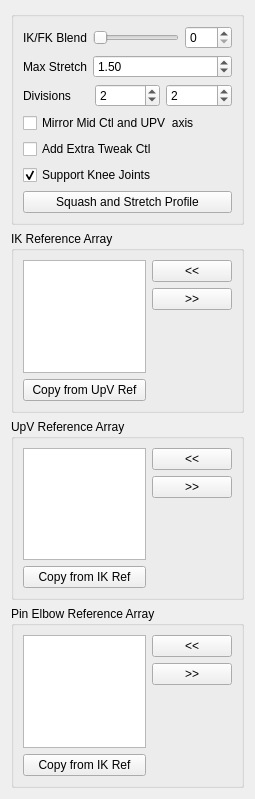
<?xml version="1.0" encoding="UTF-8"?>
<ui version="4.0">
 <class>Form</class>
 <widget class="QWidget" name="Form">
  <property name="geometry">
   <rect>
    <x>0</x>
    <y>0</y>
    <width>255</width>
    <height>799</height>
   </rect>
  </property>
  <property name="windowTitle">
   <string>Form</string>
  </property>
  <layout class="QGridLayout" name="gridLayout">
   <item row="0" column="0">
    <widget class="QGroupBox" name="groupBox">
     <property name="title">
      <string/>
     </property>
     <layout class="QGridLayout" name="gridLayout_2">
      <item row="0" column="0">
       <layout class="QVBoxLayout" name="verticalLayout">
        <item>
         <layout class="QFormLayout" name="formLayout">
          <property name="fieldGrowthPolicy">
           <enum>QFormLayout::AllNonFixedFieldsGrow</enum>
          </property>
          <item row="0" column="0">
           <widget class="QLabel" name="ikfk_label">
            <property name="text">
             <string>IK/FK Blend</string>
            </property>
           </widget>
          </item>
          <item row="0" column="1">
           <layout class="QHBoxLayout" name="horizontalLayout_3">
            <item>
             <widget class="QSlider" name="ikfk_slider">
              <property name="minimumSize">
               <size>
                <width>0</width>
                <height>15</height>
               </size>
              </property>
              <property name="maximum">
               <number>100</number>
              </property>
              <property name="orientation">
               <enum>Qt::Horizontal</enum>
              </property>
             </widget>
            </item>
            <item>
             <widget class="QSpinBox" name="ikfk_spinBox">
              <property name="maximum">
               <number>100</number>
              </property>
             </widget>
            </item>
           </layout>
          </item>
          <item row="1" column="0">
           <widget class="QLabel" name="maxStretch_label">
            <property name="sizePolicy">
             <sizepolicy hsizetype="MinimumExpanding" vsizetype="MinimumExpanding">
              <horstretch>0</horstretch>
              <verstretch>0</verstretch>
             </sizepolicy>
            </property>
            <property name="text">
             <string>Max Stretch</string>
            </property>
           </widget>
          </item>
          <item row="1" column="1">
           <widget class="QDoubleSpinBox" name="maxStretch_spinBox">
            <property name="sizePolicy">
             <sizepolicy hsizetype="MinimumExpanding" vsizetype="Fixed">
              <horstretch>0</horstretch>
              <verstretch>0</verstretch>
             </sizepolicy>
            </property>
            <property name="minimum">
             <double>1.000000000000000</double>
            </property>
            <property name="value">
             <double>1.500000000000000</double>
            </property>
           </widget>
          </item>
         </layout>
        </item>
        <item>
         <layout class="QHBoxLayout" name="horizontalLayout">
          <item>
           <widget class="QLabel" name="divisions_label">
            <property name="text">
             <string>Divisions</string>
            </property>
           </widget>
          </item>
          <item>
           <widget class="QSpinBox" name="div0_spinBox">
            <property name="minimum">
             <number>0</number>
            </property>
            <property name="value">
             <number>2</number>
            </property>
           </widget>
          </item>
          <item>
           <widget class="QSpinBox" name="div1_spinBox">
            <property name="minimum">
             <number>0</number>
            </property>
            <property name="value">
             <number>2</number>
            </property>
           </widget>
          </item>
         </layout>
        </item>
        <item>
         <widget class="QCheckBox" name="mirrorMid_checkBox">
          <property name="toolTip">
           <string extracomment="This option set the axis of the mid CTL (elbow) and the up vector control to move in a mirror behaviour ">This option set the axis of the mid CTL (elbow) and the up vector control to move in a mirror behaviour </string>
          </property>
          <property name="statusTip">
           <string extracomment="This option set the axis of the mid CTL (elbow) and the up vector control to move in a mirror behaviour ">This option set the axis of the mid CTL (elbow) and the up vector control to move in a mirror behaviour </string>
          </property>
          <property name="whatsThis">
           <string>This option set the axis of the mid CTL (elbow) and the up vector control to move in a mirror behaviour </string>
          </property>
          <property name="text">
           <string>Mirror Mid Ctl and UPV  axis</string>
          </property>
         </widget>
        </item>
        <item>
         <widget class="QCheckBox" name="extraTweak_checkBox">
          <property name="toolTip">
           <string extracomment="This option set the axis of the mid CTL (elbow) and the up vector control to move in a mirror behaviour ">This option set the axis of the mid CTL (elbow) and the up vector control to move in a mirror behaviour </string>
          </property>
          <property name="statusTip">
           <string extracomment="This option set the axis of the mid CTL (elbow) and the up vector control to move in a mirror behaviour ">This option set the axis of the mid CTL (elbow) and the up vector control to move in a mirror behaviour </string>
          </property>
          <property name="whatsThis">
           <string>This option set the axis of the mid CTL (elbow) and the up vector control to move in a mirror behaviour </string>
          </property>
          <property name="text">
           <string>Add Extra Tweak Ctl</string>
          </property>
         </widget>
        </item>
        <item>
         <widget class="QCheckBox" name="supportJoints_checkBox">
          <property name="toolTip">
           <string extracomment="This option set the axis of the mid CTL (elbow) and the up vector control to move in a mirror behaviour ">This option set the axis of the mid CTL (elbow) and the up vector control to move in a mirror behaviour </string>
          </property>
          <property name="statusTip">
           <string extracomment="This option set the axis of the mid CTL (elbow) and the up vector control to move in a mirror behaviour ">This option set the axis of the mid CTL (elbow) and the up vector control to move in a mirror behaviour </string>
          </property>
          <property name="whatsThis">
           <string>This option set the axis of the mid CTL (elbow) and the up vector control to move in a mirror behaviour </string>
          </property>
          <property name="text">
           <string>Support Knee Joints</string>
          </property>
          <property name="checked">
           <bool>true</bool>
          </property>
         </widget>
        </item>
        <item>
         <layout class="QHBoxLayout" name="horizontalLayout_2">
          <item>
           <widget class="QPushButton" name="squashStretchProfile_pushButton">
            <property name="text">
             <string>Squash and Stretch Profile</string>
            </property>
           </widget>
          </item>
         </layout>
        </item>
       </layout>
      </item>
     </layout>
    </widget>
   </item>
   <item row="1" column="0">
    <widget class="QGroupBox" name="ikRefArray_groupBox">
     <property name="title">
      <string>IK Reference Array</string>
     </property>
     <layout class="QGridLayout" name="gridLayout_3">
      <item row="0" column="0">
       <layout class="QHBoxLayout" name="ikRefArray_horizontalLayout">
        <item>
         <layout class="QVBoxLayout" name="ikRefArray_verticalLayout_1">
          <item>
           <widget class="QListWidget" name="ikRefArray_listWidget">
            <property name="dragDropOverwriteMode">
             <bool>true</bool>
            </property>
            <property name="dragDropMode">
             <enum>QAbstractItemView::InternalMove</enum>
            </property>
            <property name="defaultDropAction">
             <enum>Qt::MoveAction</enum>
            </property>
            <property name="alternatingRowColors">
             <bool>true</bool>
            </property>
            <property name="selectionMode">
             <enum>QAbstractItemView::ExtendedSelection</enum>
            </property>
            <property name="selectionRectVisible">
             <bool>false</bool>
            </property>
           </widget>
          </item>
          <item>
           <widget class="QPushButton" name="ikRefArray_copyRef_pushButton">
            <property name="text">
             <string>Copy from UpV Ref</string>
            </property>
           </widget>
          </item>
         </layout>
        </item>
        <item>
         <layout class="QVBoxLayout" name="ikRefArray_verticalLayout_2">
          <item>
           <widget class="QPushButton" name="ikRefArrayAdd_pushButton">
            <property name="text">
             <string>&lt;&lt;</string>
            </property>
           </widget>
          </item>
          <item>
           <widget class="QPushButton" name="ikRefArrayRemove_pushButton">
            <property name="text">
             <string>&gt;&gt;</string>
            </property>
           </widget>
          </item>
          <item>
           <spacer name="ikRefArray_verticalSpacer">
            <property name="orientation">
             <enum>Qt::Vertical</enum>
            </property>
            <property name="sizeHint" stdset="0">
             <size>
              <width>20</width>
              <height>40</height>
             </size>
            </property>
           </spacer>
          </item>
         </layout>
        </item>
       </layout>
      </item>
     </layout>
    </widget>
   </item>
   <item row="2" column="0">
    <widget class="QGroupBox" name="upvRefArray_groupBox">
     <property name="title">
      <string>UpV Reference Array</string>
     </property>
     <layout class="QGridLayout" name="gridLayout_5">
      <item row="0" column="0">
       <layout class="QHBoxLayout" name="upvRefArray_horizontalLayout">
        <item>
         <layout class="QVBoxLayout" name="upvRefArray_verticalLayout_1">
          <item>
           <widget class="QListWidget" name="upvRefArray_listWidget">
            <property name="dragDropOverwriteMode">
             <bool>true</bool>
            </property>
            <property name="dragDropMode">
             <enum>QAbstractItemView::InternalMove</enum>
            </property>
            <property name="defaultDropAction">
             <enum>Qt::MoveAction</enum>
            </property>
            <property name="alternatingRowColors">
             <bool>true</bool>
            </property>
            <property name="selectionMode">
             <enum>QAbstractItemView::ExtendedSelection</enum>
            </property>
            <property name="selectionRectVisible">
             <bool>false</bool>
            </property>
           </widget>
          </item>
          <item>
           <widget class="QPushButton" name="upvRefArray_copyRef_pushButton">
            <property name="text">
             <string>Copy from IK Ref</string>
            </property>
           </widget>
          </item>
         </layout>
        </item>
        <item>
         <layout class="QVBoxLayout" name="upvRefArray_verticalLayout_2">
          <item>
           <widget class="QPushButton" name="upvRefArrayAdd_pushButton">
            <property name="text">
             <string>&lt;&lt;</string>
            </property>
           </widget>
          </item>
          <item>
           <widget class="QPushButton" name="upvRefArrayRemove_pushButton">
            <property name="text">
             <string>&gt;&gt;</string>
            </property>
           </widget>
          </item>
          <item>
           <spacer name="upvRefArray_verticalSpacer">
            <property name="orientation">
             <enum>Qt::Vertical</enum>
            </property>
            <property name="sizeHint" stdset="0">
             <size>
              <width>20</width>
              <height>40</height>
             </size>
            </property>
           </spacer>
          </item>
         </layout>
        </item>
       </layout>
      </item>
     </layout>
    </widget>
   </item>
   <item row="3" column="0">
    <widget class="QGroupBox" name="pinRefArray_groupBox">
     <property name="title">
      <string>Pin Elbow Reference Array</string>
     </property>
     <layout class="QGridLayout" name="gridLayout_4">
      <item row="0" column="0">
       <layout class="QHBoxLayout" name="pinRefArray_horizontalLayout">
        <item>
         <layout class="QVBoxLayout" name="pinRefArray_verticalLayout">
          <item>
           <widget class="QListWidget" name="pinRefArray_listWidget">
            <property name="dragDropOverwriteMode">
             <bool>true</bool>
            </property>
            <property name="dragDropMode">
             <enum>QAbstractItemView::InternalMove</enum>
            </property>
            <property name="defaultDropAction">
             <enum>Qt::MoveAction</enum>
            </property>
            <property name="alternatingRowColors">
             <bool>true</bool>
            </property>
            <property name="selectionMode">
             <enum>QAbstractItemView::ExtendedSelection</enum>
            </property>
            <property name="selectionRectVisible">
             <bool>false</bool>
            </property>
           </widget>
          </item>
          <item>
           <widget class="QPushButton" name="pinRefArray_copyRef_pushButton">
            <property name="text">
             <string>Copy from IK Ref</string>
            </property>
           </widget>
          </item>
         </layout>
        </item>
        <item>
         <layout class="QVBoxLayout" name="pinRefArray_verticalLayout_2">
          <item>
           <widget class="QPushButton" name="pinRefArrayAdd_pushButton">
            <property name="text">
             <string>&lt;&lt;</string>
            </property>
           </widget>
          </item>
          <item>
           <widget class="QPushButton" name="pinRefArrayRemove_pushButton">
            <property name="text">
             <string>&gt;&gt;</string>
            </property>
           </widget>
          </item>
          <item>
           <spacer name="pinRefArray_verticalSpacer">
            <property name="orientation">
             <enum>Qt::Vertical</enum>
            </property>
            <property name="sizeHint" stdset="0">
             <size>
              <width>20</width>
              <height>40</height>
             </size>
            </property>
           </spacer>
          </item>
         </layout>
        </item>
       </layout>
      </item>
     </layout>
    </widget>
   </item>
  </layout>
 </widget>
 <resources/>
 <connections>
  <connection>
   <sender>ikfk_slider</sender>
   <signal>sliderMoved(int)</signal>
   <receiver>ikfk_spinBox</receiver>
   <slot>setValue(int)</slot>
   <hints>
    <hint type="sourcelabel">
     <x>144</x>
     <y>47</y>
    </hint>
    <hint type="destinationlabel">
     <x>220</x>
     <y>45</y>
    </hint>
   </hints>
  </connection>
  <connection>
   <sender>ikfk_spinBox</sender>
   <signal>valueChanged(int)</signal>
   <receiver>ikfk_slider</receiver>
   <slot>setValue(int)</slot>
   <hints>
    <hint type="sourcelabel">
     <x>222</x>
     <y>37</y>
    </hint>
    <hint type="destinationlabel">
     <x>182</x>
     <y>37</y>
    </hint>
   </hints>
  </connection>
 </connections>
</ui>
